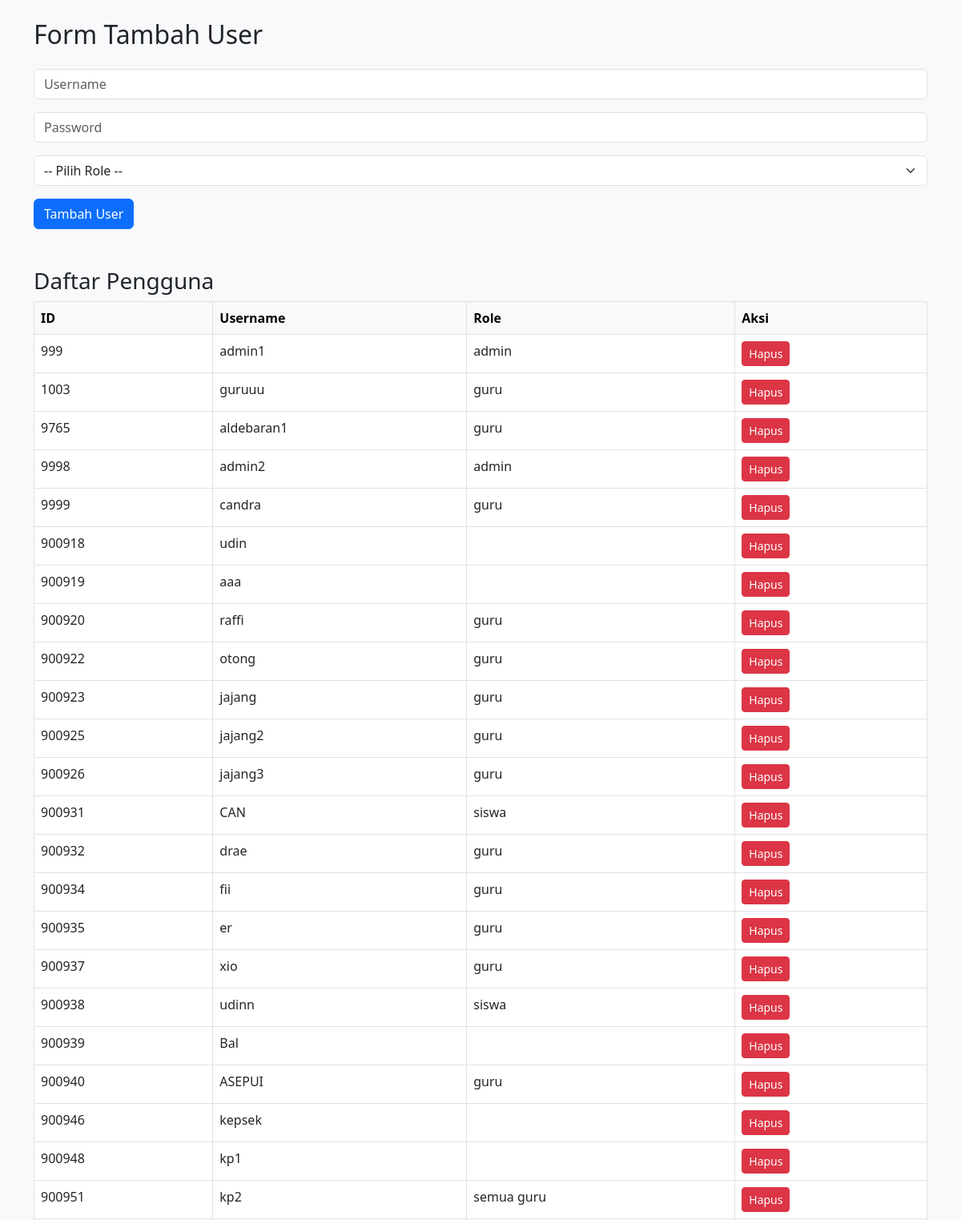
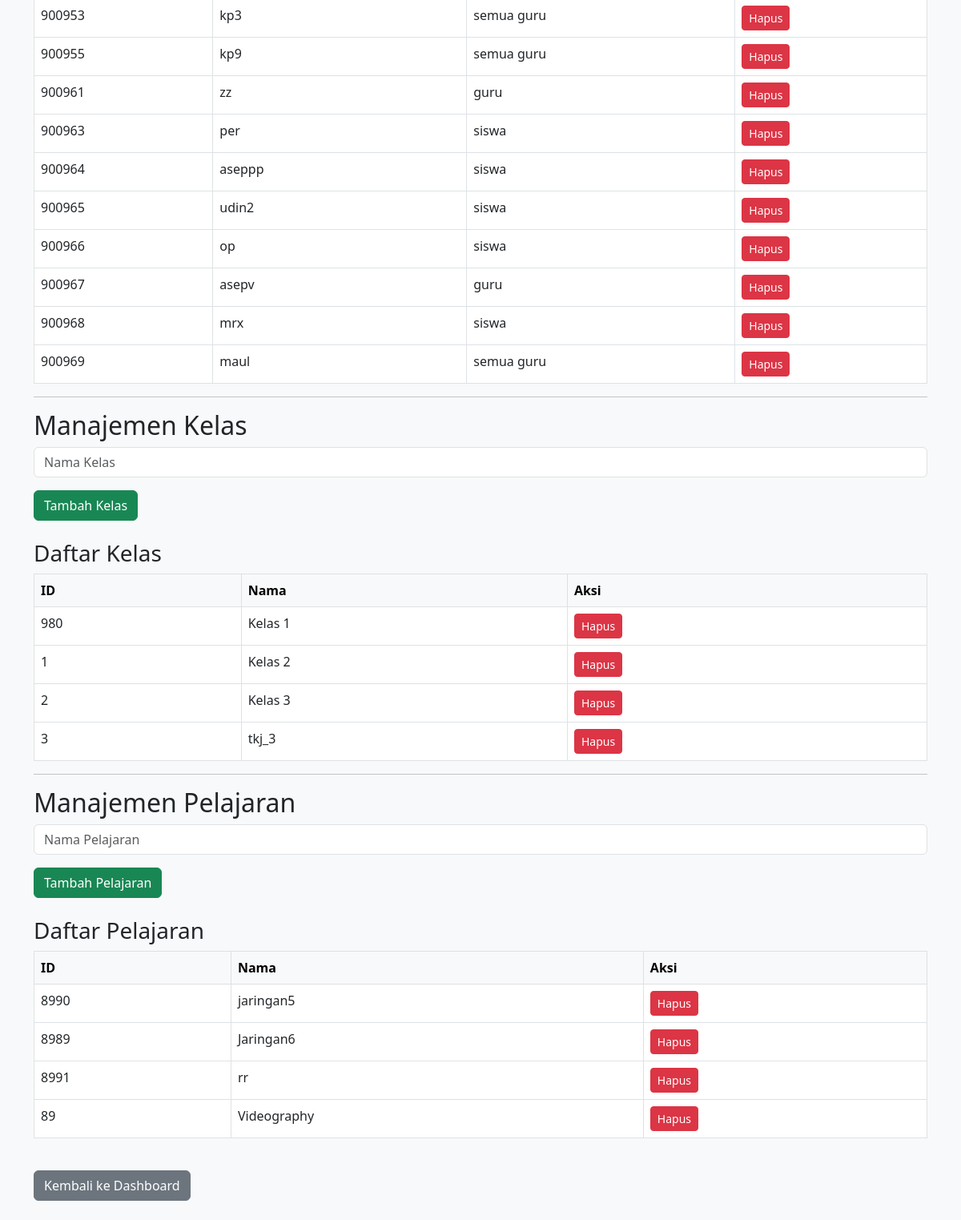
/admin/manage_users2.php (signed in), run on the app's committed database (2 pictures, top to bottom).
### tables this page shows
CREATE TABLE `users` (
  `id` int(11) NOT NULL,
  `username` varchar(50) NOT NULL,
  `password` varchar(255) NOT NULL,
  `role` enum('admin','guru','siswa','semua guru') NOT NULL
);

CREATE TABLE `kelas` (
  `id` int(11) NOT NULL,
  `nama_kelas` varchar(50) NOT NULL
);

CREATE TABLE `mata_pelajaran` (
  `id` int(11) NOT NULL,
  `nama_pelajaran` varchar(50) NOT NULL
);

### admin/manage_users2.php (the view, shortened to what this page needs)
<?php
include '../config/db.php';
$result_users = mysqli_query($conn, "SELECT * FROM users");
$result_kelas = mysqli_query($conn, "SELECT * FROM kelas");
$result_pelajaran = mysqli_query($conn, "SELECT * FROM mata_pelajaran");
?>
<!DOCTYPE html>
<html>
<head>
    <link href="https://cdn.jsdelivr.net/npm/bootstrap@5.3.0/dist/css/bootstrap.min.css" rel="stylesheet">
</head>
<body class="bg-light p-4">
<div class="container">
    <h2 class="mb-4">Form Tambah User</h2>
    <form method="POST" class="mb-5">
        <div class="mb-3">
            <input type="text" name="username" class="form-control" placeholder="Username" required>
        </div>
        <div class="mb-3">
            <input type="password" name="password" class="form-control" placeholder="Password" required>
        </div>
        <div class="mb-3">
            <select name="role" id="roleSelect" class="form-select" required onchange="tampilkanFormBerdasarkanRole()">
                <option value="">-- Pilih Role --</option>
            </select>
        </div>
                    <?php mysqli_data_seek($result_kelas, 0); while($row = mysqli_fetch_assoc($result_kelas)) {
                        echo "<option value='{$row['id']}'>{$row['nama_kelas']}</option>";
                    } ?>
        <button type="submit" name="add_user" class="btn btn-primary">Tambah User</button>
    </form>
    <h3>Daftar Pengguna</h3>
    <table class="table table-bordered">
        <thead class="table-light">
        <tr>
            <th>ID</th>
            <th>Username</th>
            <th>Role</th>
            <th>Aksi</th>
        </tr>
        </thead>
        <tbody>
        <?php mysqli_data_seek($result_users, 0); while ($row = mysqli_fetch_assoc($result_users)) { ?>
        <tr>
            <td><?= $row["id"] ?></td>
            <td><?= $row["username"] ?></td>
            <td><?= $row["role"] ?></td>
            <td><a href="manage_users.php?delete_user=<?= $row["id"] ?>" class="btn btn-danger btn-sm" onclick="return confirm('Hapus user ini?')">Hapus</a></td>
        </tr>
        <?php } ?>
        </tbody>
    </table>
    <hr>
    <h2>Manajemen Kelas</h2>
    <form method="POST" class="mb-4">
        <div class="mb-3">
            <input type="text" name="nama_kelas" class="form-control" placeholder="Nama Kelas" required>
        </div>
        <button type="submit" name="add_kelas" class="btn btn-success">Tambah Kelas</button>
    </form>
    <h3>Daftar Kelas</h3>
    <table class="table table-bordered">
        <thead class="table-light">
        <tr><th>ID</th><th>Nama</th><th>Aksi</th></tr>
        </thead>
        <tbody>
        <?php mysqli_data_seek($result_kelas, 0); while ($row = mysqli_fetch_assoc($result_kelas)) { ?>
        <tr>
            <td><?= $row["id"] ?></td>
            <td><?= $row["nama_kelas"] ?></td>
            <td><a href="manage_users.php?delete_kelas=<?= $row["id"] ?>" class="btn btn-danger btn-sm" onclick="return confirm('Hapus kelas ini?')">Hapus</a></td>
        </tr>
        <?php } ?>
        </tbody>
    </table>
    <hr>
    <h2>Manajemen Pelajaran</h2>
    <form method="POST" class="mb-4">
        <div class="mb-3">
            <input type="text" name="nama_pelajaran" class="form-control" placeholder="Nama Pelajaran" required>
        </div>
        <button type="submit" name="add_pelajaran" class="btn btn-success">Tambah Pelajaran</button>
    </form>
    <h3>Daftar Pelajaran</h3>
    <table class="table table-bordered">
        <thead class="table-light">
        <tr><th>ID</th><th>Nama</th><th>Aksi</th></tr>
        </thead>
        <tbody>
        <?php mysqli_data_seek($result_pelajaran, 0); while ($row = mysqli_fetch_assoc($result_pelajaran)) { ?>
        <tr>
            <td><?= $row["id"] ?></td>
            <td><?= $row["nama_pelajaran"] ?></td>
            <td><a href="manage_users.php?delete_pelajaran=<?= $row["id"] ?>" class="btn btn-danger btn-sm" onclick="return confirm('Hapus pelajaran ini?')">Hapus</a></td>
        </tr>
        <?php } ?>
        </tbody>
    </table>
    <a href="dashboard.php" class="btn btn-secondary mt-4">Kembali ke Dashboard</a>
</div>
</body>
</html>

### data on the page
users: id "999", username "admin1", role "admin"
users: id "1003", username "guruuu", role "guru"
users: id "9765", username "aldebaran1", role "guru"
users: id "9998", username "admin2", role "admin"
users: id "9999", username "candra", role "guru"
users: id "900918", username "udin"
users: id "900919", username "aaa"
users: id "900920", username "raffi", role "guru"
users: id "900922", username "otong", role "guru"
users: id "900923", username "jajang", role "guru"
users: id "900925", username "jajang2", role "guru"
users: id "900926", username "jajang3", role "guru"
users: id "900931", username "CAN", role "siswa"
users: id "900932", username "drae", role "guru"
users: id "900934", username "fii", role "guru"
users: id "900935", username "er", role "guru"
users: id "900937", username "xio", role "guru"
users: id "900938", username "udinn", role "siswa"
users: id "900939", username "Bal"
users: id "900940", username "ASEPUI", role "guru"
users: id "900946", username "kepsek"
users: id "900948", username "kp1"
users: id "900951", username "kp2", role "semua guru"
users: id "900953", username "kp3", role "semua guru"
users: id "900955", username "kp9", role "semua guru"
users: id "900961", username "zz", role "guru"
users: id "900963", username "per", role "siswa"
users: id "900964", username "aseppp", role "siswa"
users: id "900965", username "udin2", role "siswa"
users: id "900966", username "op", role "siswa"
users: id "900967", username "asepv", role "guru"
users: id "900968", username "mrx", role "siswa"
users: id "900969", username "maul", role "semua guru"
kelas: id "980", nama_kelas "Kelas 1"
kelas: id "1", nama_kelas "Kelas 2"
kelas: id "2", nama_kelas "Kelas 3"
kelas: id "3", nama_kelas "tkj_3"
mata_pelajaran: id "8990", nama_pelajaran "jaringan5"
mata_pelajaran: id "8989", nama_pelajaran "Jaringan6"
mata_pelajaran: id "8991", nama_pelajaran "rr"
mata_pelajaran: id "89", nama_pelajaran "Videography"
